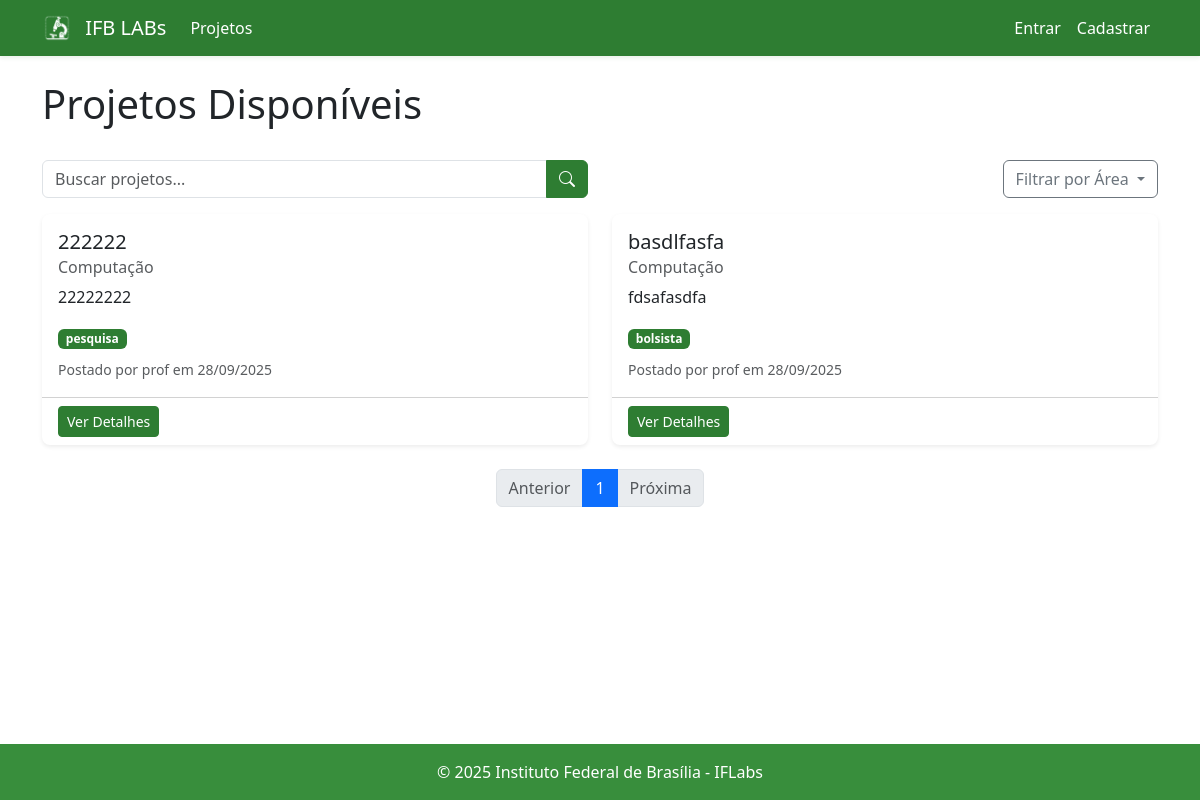
The page /projetos/listar on the database its author committed.
### src/models.py (models this page shows, shortened)
class Projeto(db.Model):
    __tablename__ = 'projeto'
    id = db.Column(db.Integer, primary_key=True)
    titulo = db.Column(db.String(255), nullable=False)
    status = db.Column(db.String(50), nullable=False, default='aberto')
    descricao = db.Column(db.String(2000), nullable=False)
    requisitos = db.Column(db.String(1000), nullable=True)
    tipo_vaga = db.Column(db.String(50), nullable=True)
    area_conhecimento = db.Column(db.String(100), nullable=True)
    user_id = db.Column(db.String(20), db.ForeignKey('professor.matricula'), nullable=False)
    data_criacao = db.Column(db.DateTime, default=db.func.now())
    membros = db.relationship('MembroProjeto', backref='projeto', lazy=True)

class Professor(UserMixin, db.Model):
    __tablename__ = 'professor'
    matricula = db.Column(db.String(20), primary_key=True)
    nome = db.Column(db.String(100), nullable=False)
    email = db.Column(db.String(120), unique=True, nullable=False)
    senha = db.Column(db.String(128), nullable=False)
    sobre = db.Column(db.Text, nullable=True)
    foto_perfil = db.Column(db.String(255), nullable=True)  # Caminho da foto
    aprovado = db.Column(db.Boolean, default=False)  # Novo campo para aprovação
    projetos = db.relationship('Projeto', backref='autor', lazy=True)

### main.py (the view)
@app.route('/projetos/listar')
def listar_projetos():
    page = request.args.get('page', 1, type=int)
    area = request.args.get('area', None)
    query = request.args.get('q', None)
    projetos_query = Projeto.query.filter_by(status='aberto')
    if area:
        projetos_query = projetos_query.filter_by(area_conhecimento=area)
    if query:
        projetos_query = projetos_query.filter(
            Projeto.titulo.ilike(f'%{query}%')
            | Projeto.descricao.ilike(f'%{query}%')
            | Projeto.requisitos.ilike(f'%{query}%'))
    projetos = projetos_query.order_by(Projeto.data_criacao.desc()).paginate(
        page=page, per_page=app.config['POSTS_PER_PAGE'], error_out=False)
    areas = db.session.query(Projeto.area_conhecimento).distinct().all()
    areas = [area[0] for area in areas if area[0]]
    return render_template('projetos/listar_projetos.html',
                           projetos=projetos,
                           areas=areas,
                           area_selecionada=area)

### templates/projetos/listar_projetos.html (shortened to what this page needs)
{% extends "base.html" %}
{% block content %}
<div class="d-flex justify-content-between align-items-center mb-4">
    <h1>Projetos Disponíveis</h1>
</div>
<div class="row mb-3">
    <div class="col-md-6">
        <form method="get" class="input-group">
            <input type="text" name="q" class="form-control" placeholder="Buscar projetos..." value="{{ request.args.get('q', '') }}">
            <button class="btn btn-outline-primary" type="submit">
                <i class="bi bi-search"></i>
            </button>
        </form>
    </div>
    <div class="col-md-6">
        <div class="dropdown float-end">
            <button class="btn btn-outline-secondary dropdown-toggle" type="button" id="filterDropdown" data-bs-toggle="dropdown">
                Filtrar por Área
            </button>
        </div>
    </div>
</div>
<div class="row">
    {% for projeto in projetos.items %}
    <div class="col-md-6 mb-4">
        <div class="card h-100">
            <div class="card-body">
                <h5 class="card-title">{{ projeto.titulo }}</h5>
                <h6 class="card-subtitle mb-2 text-muted">{{ projeto.area_conhecimento }}</h6>
                <p class="card-text">{{ projeto.descricao|truncate(150) }}</p>
                <span class="badge bg-primary">{{ projeto.tipo_vaga }}</span>
                <div class="mt-2">
                    <small class="text-muted">Postado por {{ projeto.autor.nome }} em {{ projeto.data_criacao.strftime('%d/%m/%Y') }}</small>
                </div>
            </div>
            <div class="card-footer bg-transparent">
                <a href="{{ url_for('detalhes_projeto', id=projeto.id) }}" class="btn btn-sm btn-outline-primary">Ver Detalhes</a>
            </div>
        </div>
    </div>
    {% else %}
    <div class="col-12">
        <div class="alert alert-info">Nenhum projeto encontrado.</div>
    </div>
    {% endfor %}
</div>
<nav aria-label="Page navigation">
    <ul class="pagination justify-content-center">
        {% if projetos.has_prev %}
        <li class="page-item">
            <a class="page-link" href="{{ url_for('listar_projetos', page=projetos.prev_num, q=request.args.get('q'), area=request.args.get('area')) }}">Anterior</a>
        </li>
        {% else %}
        <li class="page-item disabled">
            <a class="page-link" href="#">Anterior</a>
        </li>
        {% endif %}
        {% for page_num in projetos.iter_pages(left_edge=1, right_edge=1, left_current=2, right_current=2) %}
            {% if page_num %}
                {% if projetos.page == page_num %}
                <li class="page-item active">
                    <a class="page-link" href="#">{{ page_num }}</a>
                </li>
                {% else %}
                <li class="page-item">
                    <a class="page-link" href="{{ url_for('listar_projetos', page=page_num, q=request.args.get('q'), area=request.args.get('area')) }}">{{ page_num }}</a>
                </li>
                {% endif %}
            {% else %}
                <li class="page-item disabled">
                    <a class="page-link" href="#">...</a>
                </li>
            {% endif %}
        {% endfor %}
        {% if projetos.has_next %}
        <li class="page-item">
            <a class="page-link" href="{{ url_for('listar_projetos', page=projetos.next_num, q=request.args.get('q'), area=request.args.get('area')) }}">Próxima</a>
        </li>
        {% else %}
        <li class="page-item disabled">
            <a class="page-link" href="#">Próxima</a>
        </li>
        {% endif %}
    </ul>
</nav>
{% endblock %}

### static/css/main.css (style rules this page uses)
:root { --verde-ifb: #2E7D32; --branco: #FFFFFF; }
:root { --verde-ifb: #2E7D32; --vermelho-ifb: #388e3c; --branco: #FFFFFF; --cinza-claro: #F8F9FA; }
body { background-color: var(--branco); font-family: 'Segoe UI', Tahoma, Geneva, Verdana, sans-serif; display: flex; flex-direction: column; min-height: 100vh; }
.btn-outline-primary, .btn-outline-primary:visited, .btn-outline-primary:active, .btn-outline-primary:focus, .btn-outline-primary:hover { color: var(--verde-ifb) !important; border-color: var(--verde-ifb) !important; background-color: var(--branco) !important; }
.card { border: none; box-shadow: 0 0.125rem 0.25rem rgba(0, 0, 0, 0.075); transition: transform 0.2s; border-radius: 8px; }
a { color: var(--verde-ifb); }
.card-header.bg-primary, .badge.bg-primary, .nav-link.active, .nav-link:focus, .nav-link:hover, .nav-link, .navbar .nav-link, .navbar .nav-link:visited, .navbar, .navbar-dark, .navbar-dark .navbar-nav .nav-link, .navbar-dark .navbar-brand, .navbar-dark .navbar-toggler { background-color: var(--verde-ifb) !important; color: var(--branco) !important; border: none !important; }
.bg-primary, .text-primary, .border-primary, .btn-primary, .btn-outline-primary, .badge.bg-primary, .navbar.bg-primary, .navbar-dark.bg-primary, .navbar .navbar-brand, .navbar .navbar-toggler-icon { background-color: var(--verde-ifb) !important; color: var(--branco) !important; border-color: var(--verde-ifb) !important; }

### rows shown on the page
Projeto: titulo "222222", area_conhecimento "Computação", descricao "22222222", tipo_vaga "pesquisa", autor.nome "prof", data_criacao "28/09/2025"
Projeto: titulo "basdlfasfa", area_conhecimento "Computação", descricao "fdsafasdfa", tipo_vaga "bolsista", autor.nome "prof", data_criacao "28/09/2025"

### other values the page prints
{{ page_num }} "1"
